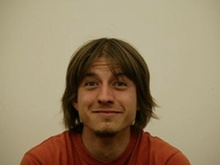
%> input picture templateFace.jpg, 220 x 165 px, shrunk from 300 x 225 before the run
$ octave mainFace3.m   (GNU Octave 9; MATLAB toolbox functions it lacks are replaced by stand-ins)
%> lines starting %> are read from the running program, lines starting %| are printed output that depends on the picture
### workspace/blockSplit.m
function blockList = blockSplit(template, blockSize)
	% This function is used to split the image into blocks (just the area of interest- AOI).
	% Input: template - a template image where areas except AOI are all black
	% 		 blockSize - the block size is blockSize*blockSize pixels
	% Output: A blockList matrix n*2,where n is the number of blocks and each row stands for the top-left
	% corner position
	% Convert the template to gray scale image
	if size(template, 3) == 3
		template = rgb2gray(template);
	end

	[m n] = size(template);
	fprintf('Image size = %d*%d.\n', m, n);
	blockList = zeros(0,2);
	for i = 1:blockSize:m
		for j = 2:blockSize:n
			if (template(i,j) > 0) && (i+blockSize-1 <= m) && (j+blockSize-1 <= n)
				blockList = [ blockList; i j];
			end
		end
	end
end

### workspace/mainFace3.m
% CV Final Project
% Junwei Jason Zhang, Jian Jiang
% Dept. of Computer Science, SUNY-Stony Brook
% Efficient MRF Deformation Model for Non-Rigid Image Matching


%function main(option)

t1= clock;
option = 2;

% if option == 1, use grayscale images
% if option == 2, use rgb images

% Read in Images and turn them into gray scale Images
originTemplateImage = imread('../templateFace.jpg');		% Template Image
%> originTemplateImage is the input picture: size 165x220x3 uint8; mean R, G, B 150.4, 130.7, 102
originTarget1 = imread('../targetFace1.jpg');	% Target Images
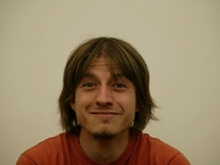
%> input picture targetFace1.jpg, 220 x 165 px, shrunk from 300 x 225 before the run
%> originTarget1 is the input picture: size 165x220x3 uint8; mean R, G, B 149.5, 129.8, 101
originTarget2 = imread('../targetFace2.jpg');
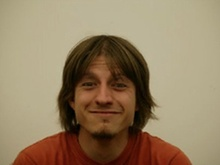
%> input picture targetFace2.jpg, 220 x 165 px, shrunk from 300 x 225 before the run
%> originTarget2 is the input picture: size 165x220x3 uint8; mean R, G, B 148.5, 128.1, 99.4
originTarget3 = imread('../targetFace3.jpg');
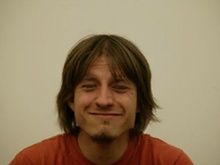
%> input picture targetFace3.jpg, 220 x 165 px, shrunk from 300 x 225 before the run
%> originTarget3 is the input picture: size 165x220x3 uint8; mean R, G, B 148.1, 127.9, 99.1

grayTemplateImage = rgb2gray(originTemplateImage);
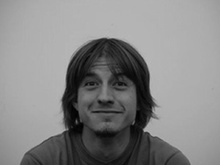
%> grayTemplateImage: size 165x220 uint8; min 1, max 191, mean 133.3
grayTarget1 = rgb2gray(originTarget1);
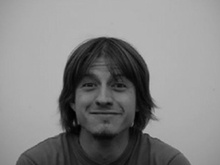
%> grayTarget1: size 165x220 uint8; min 1, max 188, mean 132.4
grayTarget2 = rgb2gray(originTarget2);
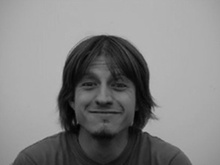
%> grayTarget2: size 165x220 uint8; min 0, max 188, mean 130.9
grayTarget3 = rgb2gray(originTarget3);
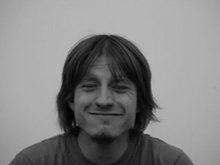
%> grayTarget3: size 165x220 uint8; min 1, max 185, mean 130.7

blockSize = 4;
% Get the blocks
disp('Spliting image into blocks...');
if option == 2
    blockList = blockSplit(originTemplateImage, blockSize);
%> the run ends on the next line
